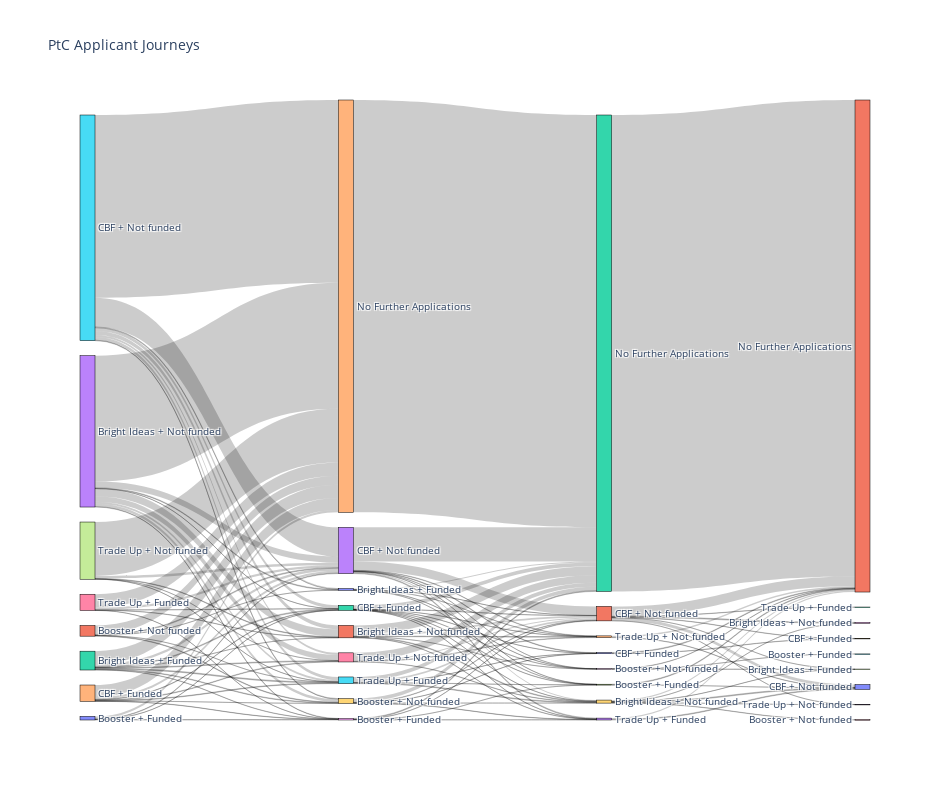

Notebook cell for this chart:
### Code cell
# PtC Sankey Diagram #

fig = go.Figure(data=[go.Sankey(
    valueformat = ".0f",
    # Define nodes
    node = dict(
      pad = 15,
      thickness = 15,
      line = dict(color = "black", width = 0.5),
      label =  nodes
    ),
    # Add links
    link = dict(
      source =  sources,
      target =  targets,
      value =  values
  ))])

fig.update_layout(title_text="PtC Applicant Journeys",
                  font_size=10,
                  autosize=False,
                  width=950,
                  height=800)

fig.show()

### Figure 1 — Plotly figure (JSON) as saved in the notebook; plotly's stock layout.template omitted (floating-point values rounded to 4 significant figures)
{"data": [{"link": {"source": [0, 0, 0, 0, 1, 1, 1, 1, 1, 2, 2, 2, 2, 2, 2, 2, 2, 3, 3, 3, 3, 3, 3, 3, 3, 3, 4, 4, 4, 4, 4, 4, 4, 5, 5, 5, 5, 5, 5, 5, 5, 6, 6, 6, 6, 6, 7, 7, 7, 7, 7, 8, 8, 8, 8, 13, 13, 13, 13, 13, 13, 13, 13, 12, 12, 12, 12, 12, 12, 12, 12, 14, 9, 9, 9, 9, 9, 10, 10, 10, 10, 10, 15, 15, 15, 15, 15, 11, 11, 11, 11, 11, 11, 16, 16, 16, 16, 22, 21, 21, 21, 21, 21, 21, 21, 18, 18, 18, 20, 20, 23, 23, 17, 17, 19, 19, 19, 19, 19, 19, 24, 24], "target": [8, 13, 12, 14, 9, 10, 13, 15, 14, 9, 8, 11, 13, 12, 16, 15, 14, 9, 8, 11, 10, 13, 12, 16, 15, 14, 9, 8, 13, 12, 16, 15, 14, 9, 11, 10, 13, 12, 16, 15, 14, 8, 11, 13, 12, 14, 11, 13, 16, 15, 14, 22, 17, 21, 23, 21, 22, 18, 23, 19, 17, 20, 24, 22, 17, 23, 20, 21, 18, 19, 24, 22, 22, 20, 19, 21, 23, 18, 24, 22, 17, 21, 22, 21, 17, 19, 20, 22, 19, 21, 24, 23, 18, 21, 22, 19, 24, 31, 31, 29, 30, 28, 27, 33, 32, 31, 25, 27, 29, 31, 31, 30, 31, 30, 31, 30, 33, 26, 28, 27, 31, 30], "value": [3, 4, 1, 17, 4, 1, 6, 1, 62, 4, 2, 1, 16, 6, 5, 6, 90, 20, 3, 52, 5, 43, 1, 39, 13, 869, 1, 2, 16, 3, 4, 4, 83, 4, 27, 6, 201, 23, 14, 21, 1262, 1, 2, 16, 1, 92, 4, 17, 1, 1, 372, 6, 1, 2, 2, 62, 235, 1, 6, 7, 1, 4, 3, 26, 2, 1, 1, 2, 1, 1, 1, 2847, 26, 1, 1, 3, 2, 1, 1, 8, 1, 1, 28, 11, 1, 5, 1, 62, 5, 12, 4, 2, 1, 7, 51, 2, 3, 3289, 68, 2, 20, 6, 1, 1, 2, 2, 1, 1, 2, 5, 8, 5, 5, 1, 10, 6, 1, 2, 1, 1, 10, 2]}, "node": {"label": ["Booster + Funded", "Booster + Not funded", "Bright Ideas + Funded", "Bright Ideas + Not funded", "CBF + Funded", "CBF + Not funded", "Trade Up + Funded", "Trade Up + Not funded", "Booster + Funded", "Booster + Not funded", "Bright Ideas + Funded", "Bright Ideas + Not funded", "CBF + Funded", "CBF + Not funded", "No Further Applications", "Trade Up + Funded", "Trade Up + Not funded", "Booster + Funded", "Booster + Not funded", "Bright Ideas + Not funded", "CBF + Funded", "CBF + Not funded", "No Further Applications", "Trade Up + Funded", "Trade Up + Not funded", "Booster + Funded", "Booster + Not funded", "Bright Ideas + Funded", "Bright Ideas + Not funded", "CBF + Funded", "CBF + Not funded", "No Further Applications", "Trade Up + Funded", "Trade Up + Not funded"], "line": {"color": "black", "width": 0.5}, "pad": 15, "thickness": 15}, "type": "sankey", "valueformat": ".0f"}], "layout": {"autosize": false, "font": {"size": 10}, "height": 800, "title": {"text": "PtC Applicant Journeys"}, "width": 950}}
